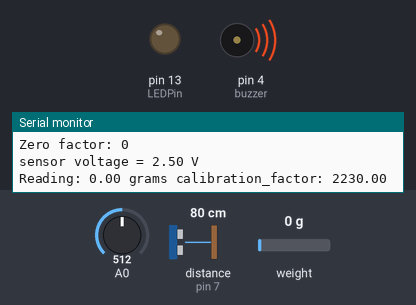
The sketch below on a simulated Arduino Uno, built with avr-gcc and run on an emulated ATmega328P. Parts: output pins drawn as LEDs (lit = HIGH), buzzer (waves = sounding, pin HIGH), the last lines printed to the serial monitor. Wiring (inferred from the names in the program): ultrasonic range finder: trigger pin 8; echo pin 7. Inputs (shaded band) come from the test bench; at power-on: distance to the obstacle (sensor on pin 7) 80 cm, A0 = 512, weight on the scale 0 g. The echo pulse lasts 58.3 µs per cm; pins used as bus, display or sensor lines are not drawn.

Above: at 3.3 s.
3.4 s: distance to the obstacle (sensor on pin 7) set to 120 cm
At 4.9 s:
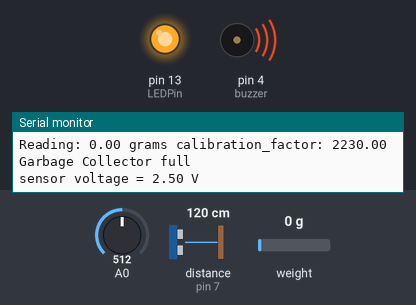
5.7 s: A0 set to 211
7.6 s: A0 set to 192
At 9.5 s:
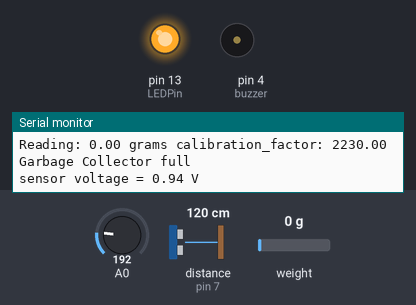
10.1 s: distance to the obstacle (sensor on pin 7) set to 105 cm
11.9 s: distance to the obstacle (sensor on pin 7) set to 98 cm
At 14.0 s:
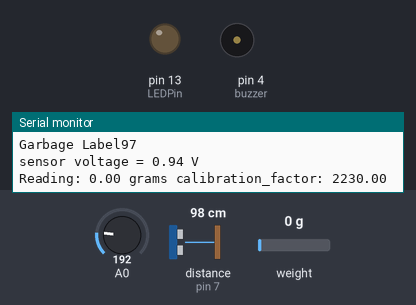
16.5 s: distance to the obstacle (sensor on pin 7) set to 250 cm
At 18.2 s:
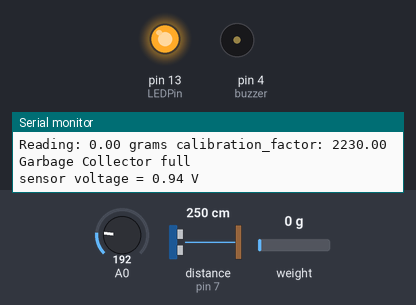
Timing chart, 0 to 19.7 s (numbered marks = the images above; inputs shaded):
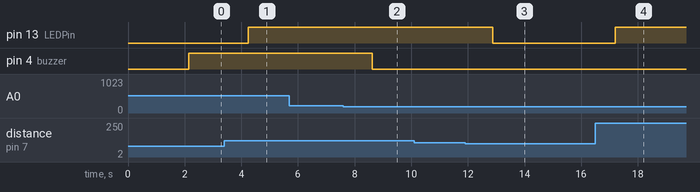

Measured:
- the behaviour switches between 205 and 204 on A0 (found by bisection; images 1 and 2)
- the behaviour switches between 101 and 100 cm on distance to the obstacle (sensor on pin 7) (found by bisection; images 2 and 3)
- after the input at 3.4 s, pin 13 (LEDPin): LOW → HIGH after 0.85 s
- after the input at 7.6 s, pin 4 (buzzer): HIGH → LOW after 1.0 s
- after the input at 11.9 s, pin 13 (LEDPin): HIGH → LOW after 0.98 s
- after the input at 16.5 s, pin 13 (LEDPin): LOW → HIGH after 0.71 s

The sketch:

test.ino
```cpp
#include "HX711.h"
#include<SPI.h>
#include<RF24.h>
HX711 scale(5, 6);
RF24 radio(9, 10);
//Ultra sonic sensor references
#define echoPin 7 // Echo Pin
#define trigPin 8 // Trigger Pin
#define LEDPin 13 // Onboard LED
int buzzer=4;//Smoke Sensor
int maximumRange = 100; // Maximum range needed
int minimumRange = 0; // Minimum range needed
long duration, distance; // Duration used to calculate distance
float calibration_factor = 2230; // this calibration factor is adjusted according to my load cell
float units;
float ounces;
void setup()
{
Serial.begin(9600);
 //smoke sensor
pinMode(buzzer, OUTPUT);
//Load cell setup code
   Serial.println("HX711 calibration sketch");
  Serial.println("Remove all weight from scale");
  Serial.println("After readings begin, place known weight on scale");
  Serial.println("Press + or a to increase calibration factor");
  Serial.println("Press - or z to decrease calibration factor");
  scale.set_scale();
  scale.tare();  //Reset the scale to 0
  long zero_factor = scale.read_average(); //Get a baseline reading
  Serial.print("Zero factor: "); //This can be used to remove the need to tare the scale. Useful in permanent scale projects.
  Serial.println(zero_factor);
//ultrasonic setup
 pinMode(trigPin, OUTPUT);
 pinMode(echoPin, INPUT);
 pinMode(LEDPin, OUTPUT); // Use LED indicator (if required)

}

void loop()
{
Smoke();
load();
Ultra();
}

void Smoke()
{
float sensorVoltage;
  float sensorValue;
   sensorValue = analogRead(A0);
  sensorVoltage = sensorValue/1024*5.0;
   Serial.print("sensor voltage = ");
  Serial.print(sensorVoltage);
  if(sensorVoltage > 1.0)
  {
          digitalWrite(buzzer, HIGH);
  }
  else
  {
              digitalWrite(buzzer, LOW);
  }
  Serial.println(" V");
  delay(1000);

}

void load()
{
 scale.set_scale(calibration_factor); //Adjust to this calibration factor
  Serial.print("Reading: ");
  units = scale.get_units(), 10;
  if (units < 0)
  {
    units = 0.00;
  }
  ounces = units * 0.035274;
  Serial.print(units);
  Serial.print(" grams");
  Serial.print(" calibration_factor: ");
  Serial.print(calibration_factor);
  Serial.println();
delay(1000);
  if(Serial.available())
  {
    char temp = Serial.read();
    if(temp == '+' || temp == 'a')
      calibration_factor += 1;
    else if(temp == '-' || temp == 'z')
      calibration_factor -= 1;
  }
}


void Ultra()
{
digitalWrite(trigPin, LOW);
 delayMicroseconds(2);
 digitalWrite(trigPin, HIGH);
 delayMicroseconds(10);
  digitalWrite(trigPin, LOW);
 duration = pulseIn(echoPin, HIGH);
  //Calculate the distance (in cm) based on the speed of sound.
 distance = duration/58.2;
  if (distance >= maximumRange || distance <= minimumRange){
 /* Send a negative number to computer and Turn LED ON
 to indicate "out of range" */
  Serial.println("Garbage Collector full");
 digitalWrite(LEDPin, HIGH);
 }
 else {
 /* Send the distance to the computer using Serial protocol, and
 turn LED OFF to indicate successful reading. */
 Serial.print("Garbage Label");
 Serial.println(distance);
 digitalWrite(LEDPin, LOW);
 }
  //Delay 50ms before next reading.
 delay(50);

}
```
